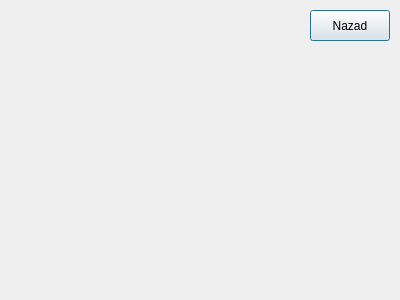
<?xml version="1.0" encoding="UTF-8"?>
<ui version="4.0">
 <class>izborkv</class>
 <widget class="QDialog" name="izborkv">
  <property name="geometry">
   <rect>
    <x>0</x>
    <y>0</y>
    <width>400</width>
    <height>300</height>
   </rect>
  </property>
  <property name="windowTitle">
   <string>Izaberi kviz</string>
  </property>
  <property name="windowIcon">
   <iconset>
    <normaloff>../ipi.jpg</normaloff>../ipi.jpg</iconset>
  </property>
  <widget class="QPushButton" name="btn_nazad">
   <property name="geometry">
    <rect>
     <x>310</x>
     <y>10</y>
     <width>80</width>
     <height>31</height>
    </rect>
   </property>
   <property name="text">
    <string>Nazad</string>
   </property>
  </widget>
 </widget>
 <resources/>
 <connections/>
</ui>
